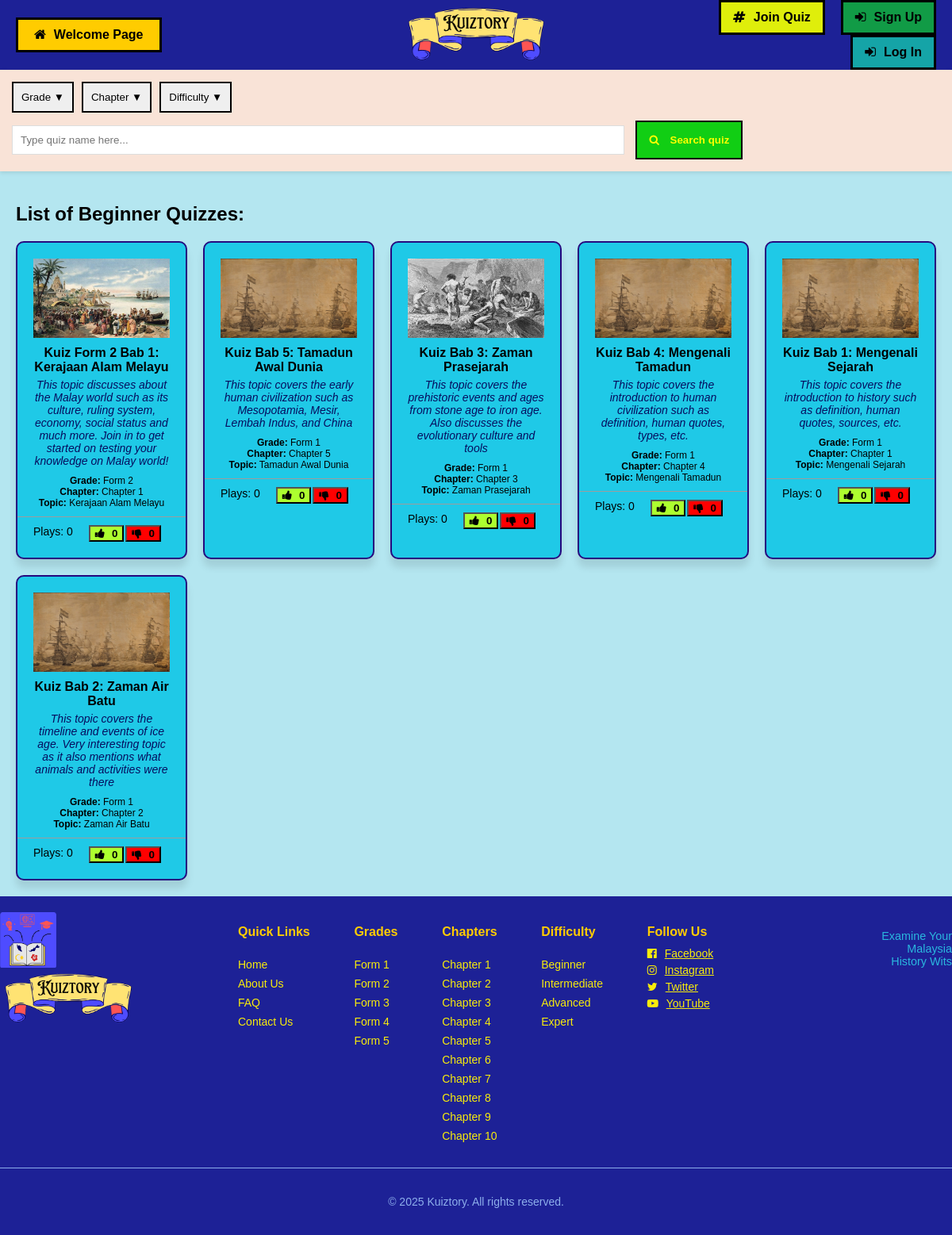
Screenshot of /filterDiff.php?Difficulty=Beginner with the database file from the repository.
### tables this page shows
CREATE TABLE `assessment` (
  `AssmtCode` varchar(50) NOT NULL,
  `TeacherID` varchar(50) NOT NULL,
  `AssmtName` varchar(250) NOT NULL,
  `AssmtDesc` varchar(500) NOT NULL,
  `AssmtRegDate` date NOT NULL,
  `AssmtGradeLvl` varchar(20) NOT NULL,
  `AssmtChapter` varchar(20) NOT NULL,
  `AssmtTopic` varchar(250) NOT NULL,
  `AssmtDifficulty` varchar(20) NOT NULL,
  `AssmtVisibility` varchar(20) NOT NULL,
  `AssmtTags` varchar(500) DEFAULT NULL,
  `AssmtBgImg` varchar(250) DEFAULT NULL,
  `AssmtOpenStatus` varchar(50) NOT NULL,
  `LikeCount` int(255) NOT NULL,
  `DislikeCount` int(255) NOT NULL
);

### filterDiff.php (the view, shortened to what this page needs)
<!DOCTYPE html>
<html lang="en">
<head>
    <link rel="stylesheet" href="./styles/searchResult.css">
    <link rel="stylesheet" href="https://cdnjs.cloudflare.com/ajax/libs/font-awesome/4.7.0/css/font-awesome.min.css">
</head>
<body>
    <?php
        include './phpcrud/DBconnection.php';
        $searchDiff = $_GET['Difficulty'];
    ?>
    <?php
        if(isset($_SESSION['SES_StuID']) || isset($_SESSION['SES_TeaID'])) {
            include "header2.php";
        } else {
            include "header.php";
        }
    ?>
    <?php include "filterbar.php";?>
    <main>
        <h2>List of <?php echo $searchDiff;?> Quizzes:</h2>
        <div class="grid-container">
            <?php
                $query = "SELECT * FROM assessment WHERE AssmtDifficulty = '$searchDiff';";
                $results = mysqli_query($connection, $query);
                while ($data = mysqli_fetch_assoc($results)) {
                if (empty($data)) {
            ?>
                    <script>
                        alert("Sorry! Quizzes with the difficulty '<?php echo $searchDiff?>' cannot be found! Please try again.");
                    </script>
            <?php
                } else {
                        $refCode = $data['AssmtCode'];
                        $refName = $data['AssmtName'];
                        $refDesc = $data['AssmtDesc'];
                        $refGrade = $data['AssmtGradeLvl'];
                        $refChapter = $data['AssmtChapter'];
                        $refTopic = $data['AssmtTopic'];
                        $refLike = $data['LikeCount'];
                        $refDislike = $data['DislikeCount'];
                        $refBgImg = $data['AssmtBgImg'];
            ?>
                        <div class="game-card" onclick="location.href='selectedAssessment.php?assmtcode=<?php echo $refCode?>';">
                            <div class="game-image"><img src="./images/assmtBgImg/<?php echo $refBgImg;?>" alt="Quiz Image"></div>
                            <div class="title"><?php echo $refName?></div>
                            <div class="description"><?php echo $refDesc?></div>
                            <div class="grade"><b>Grade:</b> <?php echo $refGrade?></div>
                            <div class="chap"><b>Chapter:</b> <?php echo $refChapter?></div>
                            <div class="topic"><b>Topic:</b> <?php echo $refTopic?></div>
                            <div class="stats">
                                <p>Plays: 0 </p>
                                <button class= "stats-btn-like">
                                    <i class="fa fa-thumbs-up" style="padding-right: 5px;"></i>
                                    <b><?php echo $refLike?></b>
                                </button>
                                <button class= "stats-btn-dislike">
                                    <i class="fa fa-thumbs-down" style="padding-right: 5px;"></i>
                                    <b><?php echo $refDislike?></b>
                                </button>
                            </div>
                        </div>
            <?php
                    }
                }
            ?>
        </div>
    </main>
    <?php include "footer2.php";?>
</body>
</html>

### styles/searchResult.css (style rules this page uses)
body { font-family: 'Trebuchet MS', sans-serif; background: #b4e6f0; margin: 0; }
main { padding: 20px; }
.grid-container { display: grid; grid-template-columns: repeat(auto-fit, minmax(200px, 1fr)); gap: 20px; }
.game-card { border: 2px solid #25097f; border-radius: 10px; padding: 20px; text-align: center; display: flex; flex-direction: column; align-items: center; background: #1fc9e7; box-shadow: 0px 10px 10px rgba(0, 0, 0, 0.1); text-decoration: none; color: black; }
.title { font-weight: bold; margin-bottom: 5px; }
.description { font-size: 14px; color: #060d5e; margin-bottom: 10px; font-style: italic; }
.grade { font-size: 12px; }
.chap { font-size: 12px; }
.topic { font-size: 12px; margin-bottom: 10px; }
.stats-btn-like { background-color: greenyellow; }
.stats-btn-dislike { background-color: red; }

### rows the page displays
assessment: AssmtBgImg (picture), AssmtName "Kuiz Form 2 Bab 1: Kerajaan Alam Melayu", AssmtDesc "This topic discusses about the Malay world such as its culture, ruling system, economy, social status and much more. Join in to get started on testing your knowledge on Malay world!", AssmtGradeLvl "Form 2", AssmtChapter "Chapter 1", AssmtTopic "Kerajaan Alam Melayu", LikeCount "0", DislikeCount "0"
assessment: AssmtBgImg (placeholder picture), AssmtName "Kuiz Bab 5: Tamadun Awal Dunia", AssmtDesc "This topic covers the early human civilization such as Mesopotamia, Mesir, Lembah Indus, and China", AssmtGradeLvl "Form 1", AssmtChapter "Chapter 5", AssmtTopic "Tamadun Awal Dunia", LikeCount "0", DislikeCount "0"
assessment: AssmtBgImg (picture), AssmtName "Kuiz Bab 3: Zaman Prasejarah", AssmtDesc "This topic covers the prehistoric events and ages from stone age to iron age. Also discusses the evolutionary culture and tools", AssmtGradeLvl "Form 1", AssmtChapter "Chapter 3", AssmtTopic "Zaman Prasejarah", LikeCount "0", DislikeCount "0"
assessment: AssmtBgImg (placeholder picture), AssmtName "Kuiz Bab 4: Mengenali Tamadun", AssmtDesc "This topic covers the introduction to human civilization such as definition, human quotes, types, etc.", AssmtGradeLvl "Form 1", AssmtChapter "Chapter 4", AssmtTopic "Mengenali Tamadun", LikeCount "0", DislikeCount "0"
assessment: AssmtBgImg (placeholder picture), AssmtName "Kuiz Bab 1: Mengenali Sejarah", AssmtDesc "This topic covers the introduction to history such as definition, human quotes, sources, etc.", AssmtGradeLvl "Form 1", AssmtChapter "Chapter 1", AssmtTopic "Mengenali Sejarah", LikeCount "0", DislikeCount "0"
assessment: AssmtBgImg (placeholder picture), AssmtName "Kuiz Bab 2: Zaman Air Batu", AssmtDesc "This topic covers the timeline and events of ice age. Very interesting topic as it also mentions what animals and activities were there", AssmtGradeLvl "Form 1", AssmtChapter "Chapter 2", AssmtTopic "Zaman Air Batu", LikeCount "0", DislikeCount "0"

### other values shown
$searchDiff "Beginner"
